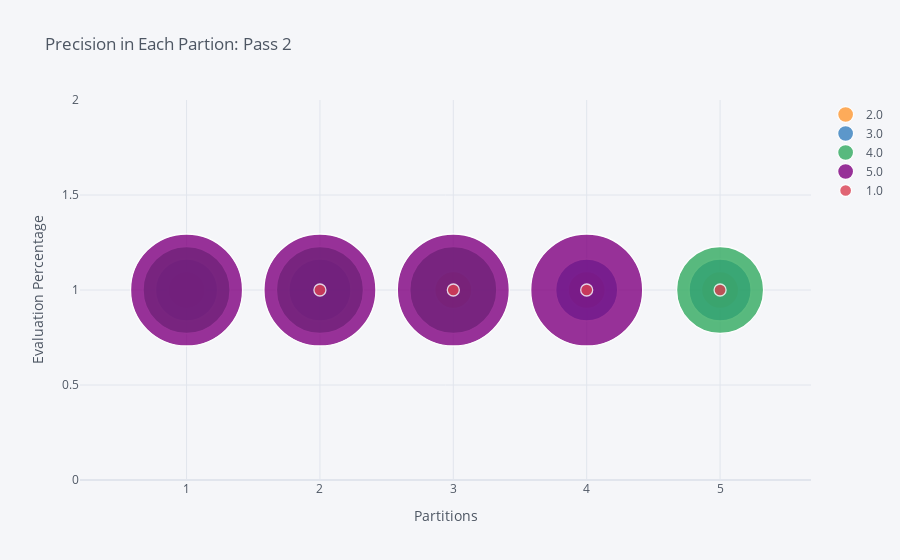

Here is the notebook cell this chart was saved with:
### Code cell
fig8 = df3.iplot(kind='bubble',x='Partition',y='Precision',size='Sub partition',xTitle='Partitions',
                 yTitle='Evaluation Percentage',categories="Sub partition",title="Precision in Each Partion: Pass 2",asFigure=True)
fig8

### Figure 1 — Plotly figure (JSON) as saved in the notebook; plotly's stock layout.template omitted (floating-point values rounded to 4 significant figures)
{"data": [{"marker": {"color": "rgba(255, 153, 51, 1.0)", "line": {"width": 1.3}, "opacity": 0.8, "size": [37, 37, 37, 37], "symbol": "circle"}, "mode": "markers", "name": "2.0", "textfont": {"color": "#4D5663"}, "type": "scatter", "x": [1, 3, 4, 5], "y": [1, 1, 1, 1]}, {"marker": {"color": "rgba(55, 128, 191, 1.0)", "line": {"width": 1.3}, "opacity": 0.8, "size": [62, 62, 62, 62], "symbol": "circle"}, "mode": "markers", "name": "3.0", "textfont": {"color": "#4D5663"}, "type": "scatter", "x": [1, 2, 4, 5], "y": [1, 1, 1, 1]}, {"marker": {"color": "rgba(50, 171, 96, 1.0)", "line": {"width": 1.3}, "opacity": 0.8, "size": [87, 87, 87, 87], "symbol": "circle"}, "mode": "markers", "name": "4.0", "textfont": {"color": "#4D5663"}, "type": "scatter", "x": [1, 2, 3, 5], "y": [1, 1, 1, 1]}, {"marker": {"color": "rgba(128, 0, 128, 1.0)", "line": {"width": 1.3}, "opacity": 0.8, "size": [112, 112, 112, 112], "symbol": "circle"}, "mode": "markers", "name": "5.0", "textfont": {"color": "#4D5663"}, "type": "scatter", "x": [1, 2, 3, 4], "y": [1, 1, 1, 1]}, {"marker": {"color": "rgba(219, 64, 82, 1.0)", "line": {"width": 1.3}, "opacity": 0.8, "size": [12, 12, 12, 12], "symbol": "circle"}, "mode": "markers", "name": "1.0", "textfont": {"color": "#4D5663"}, "type": "scatter", "x": [2, 3, 4, 5], "y": [1, 1, 1, 1]}], "layout": {"legend": {"bgcolor": "#F5F6F9", "font": {"color": "#4D5663"}}, "paper_bgcolor": "#F5F6F9", "plot_bgcolor": "#F5F6F9", "title": {"font": {"color": "#4D5663"}, "text": "Precision in Each Partion: Pass 2"}, "xaxis": {"gridcolor": "#E1E5ED", "showgrid": true, "tickfont": {"color": "#4D5663"}, "title": {"font": {"color": "#4D5663"}, "text": "Partitions"}, "zerolinecolor": "#E1E5ED"}, "yaxis": {"gridcolor": "#E1E5ED", "showgrid": true, "tickfont": {"color": "#4D5663"}, "title": {"font": {"color": "#4D5663"}, "text": "Evaluation Percentage"}, "zerolinecolor": "#E1E5ED"}}}
